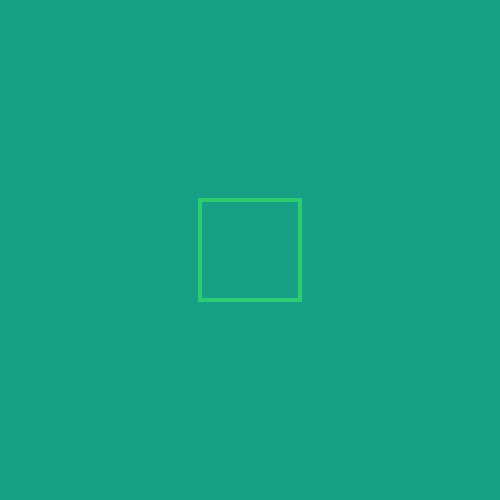
Frame 1 (no input)
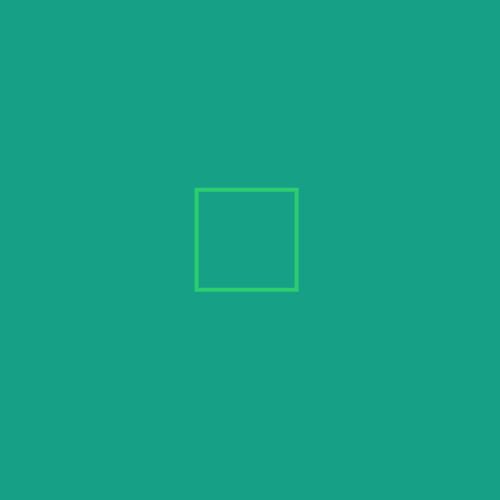
Frame 60 (no input)
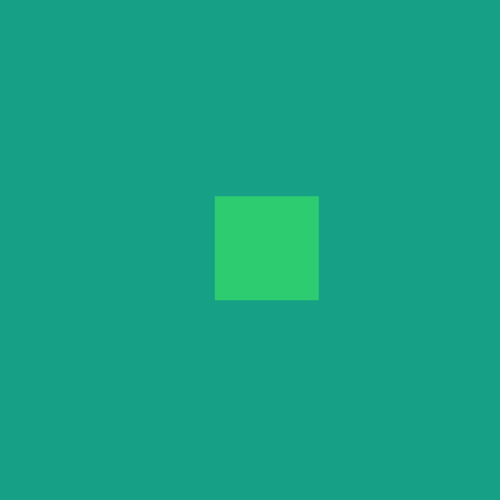
Frame 120 (the mouse pressed at the canvas centre since frame 60)

The p5.js sketch that drew these frames (run headless with seeded random() and noise() and a simulated clock; from frame 60 on, the mouse is pressed at the canvas centre):

// p5.js sketch
// ── sketch.js
var x;
var y;
var dimention = 100;
var halfDimention = (dimention / 2);

var move_x;
var move_y;

function setup() {
  createCanvas(500, 500);

  x = width / 2;
  y = height / 2;

  rectMode(CENTER);
  strokeWeight(4);
}

function draw() {
  background(22, 160, 133);

  // shape details
  noFill();
  stroke(46, 204, 113);

  if (mouseX >= (x - halfDimention) && mouseX < (x + halfDimention) && mouseY < (y + halfDimention) && mouseY > (y - halfDimention)) {
    fill(46, 204, 113);
  }

  rect(x, y, dimention, dimention);

  move_x = random(-5, 5);
  move_y = random(-5, 5);
  
  x += move_x;
  y += move_y;
}
